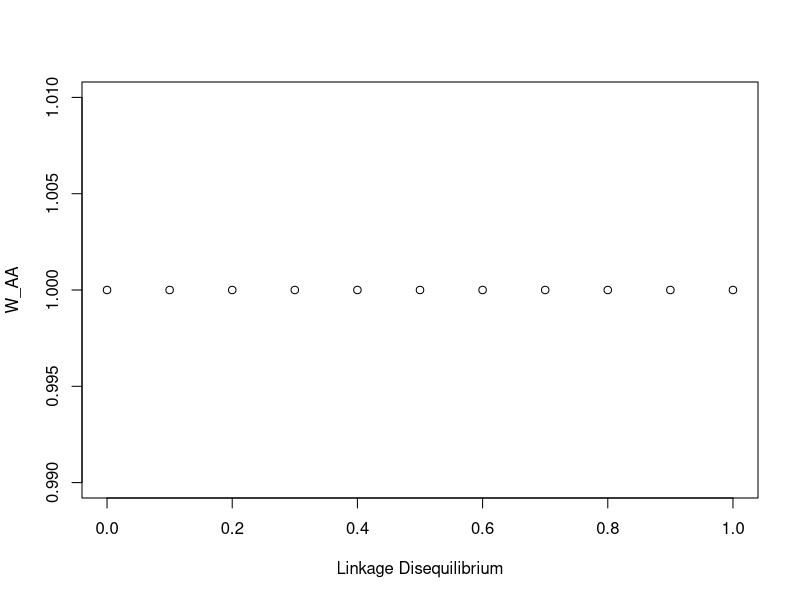
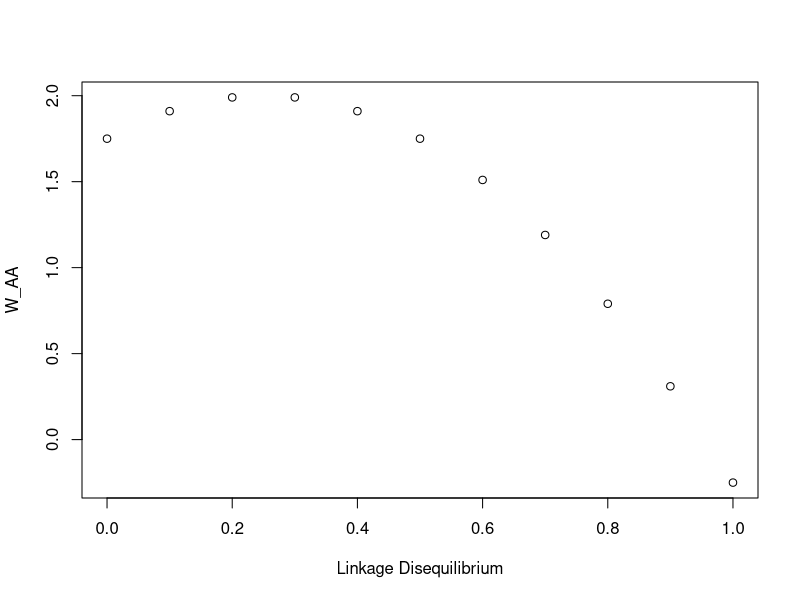
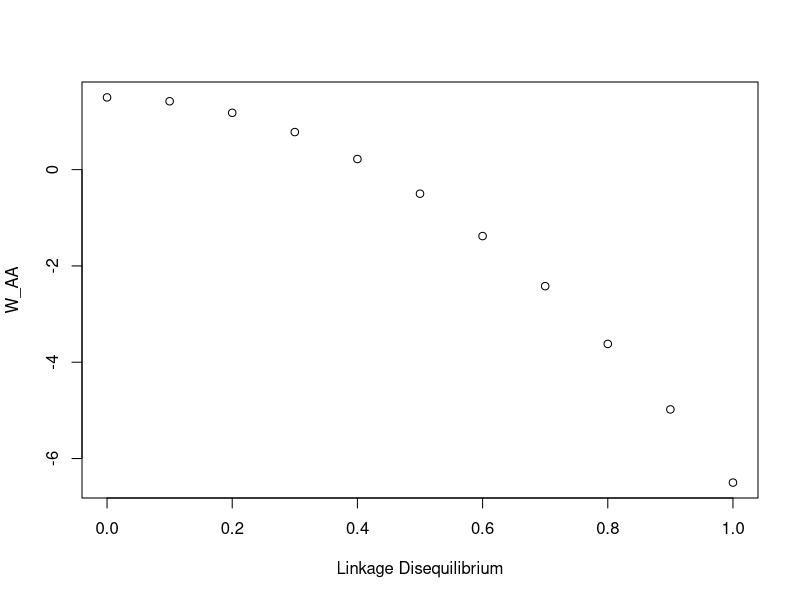
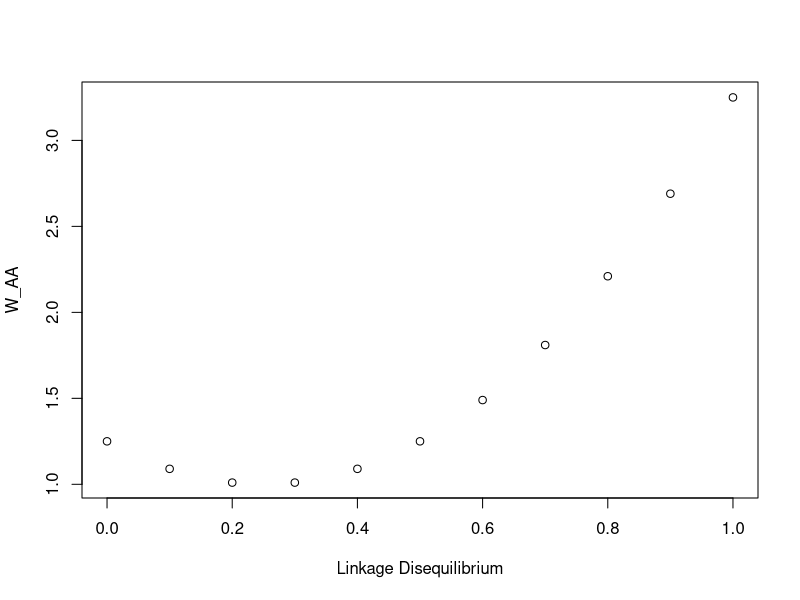
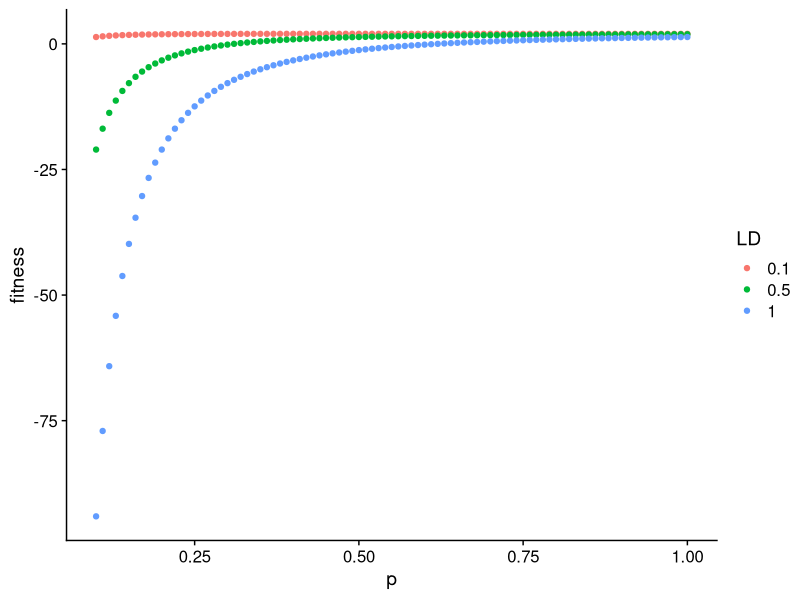

The R source for these figures, in order:
 
#### Excercise 5.7 (page 12X) ####
# Calculating the marginal effects (W_AA) of individuals 
# homozygous A (AA) individuals, while considering the 
# impact of gametic-phase disequilibrium (i.e. linkage disequilibrium)

## Before we get started a quick refresher
 # on conditional probabilities
# Pr(AABB|AA)
# This is equivalent to the probability of the two-locus
# genotype AABB given the probability of AA.
# This can also be obtained with the formal Pr(AABB,BB)/Pr(BB)
# Which reads as the probability of AABB AND BB divided by the 
# probability of BB.

## Libraries 
library(ggplot2)
library(cowplot)

## Starting parameters
# Allele frequencies of dominant allele at each locus (A or B)
p = 0.5   # Freq. A
q = 0.5   # Freq. B
## Probability of A and B together
pq = 1 #p*q

# Linkage Disequilibrium between loci
(LD = pq - (p*q))
# Calculated as the probability of haplotype AB - probabilty of allele A x pr. of allele B

# Fitness of various genotypes (assumes A locus is AA)
W_BB <- 1
W_Bb <- 1
W_bb <- 1

marg_fitness <- function(p=0.5,q=0.5,LD=0.5,
                         W1=1,W2=1,W3=1){
y <-  W1*((p*q + LD)^2/p^2) + 
      W2*((2*(p*q + LD)*(p*(1-q)- LD))/p^2) +
      W3*((p*(1-q) - LD)^2/p^2)
return(y)
}

marg_fitness(p,q,LD,W_BB,W_Bb,W_bb)

#### Exploring the effect of LD on marginal fitness
# Equal loci 2 fitnesses (W_BB = W_Bb = W_bb = 1)
LD = seq(0,1,by=0.1)
plot(marg_fitness(p,q,LD,W_BB,W_Bb,W_bb)~LD,xlab="Linkage Disequilibrium",ylab="W_AA")
# Linkage DisEq. doesn't impact marginal fitness of AA IF fitness of all genotype combinations at loci 2 are the same

## Unequal loci fitnesses (W_BB = W_B_b = 2, W_bb = 1)
plot(marg_fitness(p,q,LD,2,2,1)~LD,xlab="Linkage Disequilibrium",ylab="W_AA")
## Unequal loci fitnesses (W_BB = 1, W_B_b = 2, W_bb = 1)
plot(marg_fitness(p,q,LD,1,2,1)~LD,xlab="Linkage Disequilibrium",ylab="W_AA")
## Unequal loci fitnesses (W_BB = 1, W_B_b = 1, W_bb = 2)
plot(marg_fitness(p,q,LD,1,1,2)~LD,xlab="Linkage Disequilibrium",ylab="W_AA")


### Marginal fitness based on variable starting allele frequencies (p) and
  # several different levels of LD
LD = c(0.1,0.5,1)
p = seq(0.1,1,by=0.01)
q = 0.8

out <- NULL
for(i in 1:length(LD)) out <- rbind(out,cbind(p=p,LD=LD[i],fitness=marg_fitness(p,q,LD[i],2,2,1)))
out <- data.frame(out) 

ggplot(out,aes(x=p,y=fitness,colour=as.factor(LD))) + 
  geom_point() +
  theme_cowplot() +
  labs(colour="LD")

## LD really only impact marginal fitness when starting allele frequencies
 # are small
